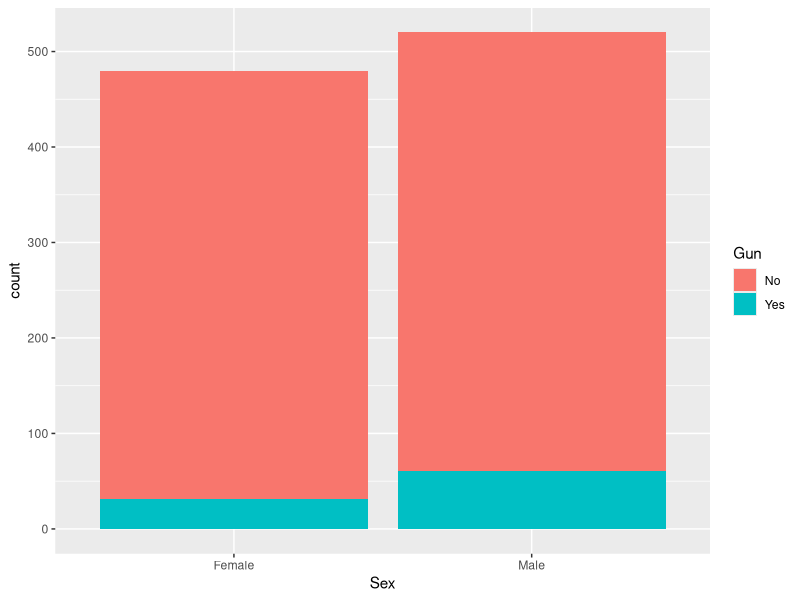
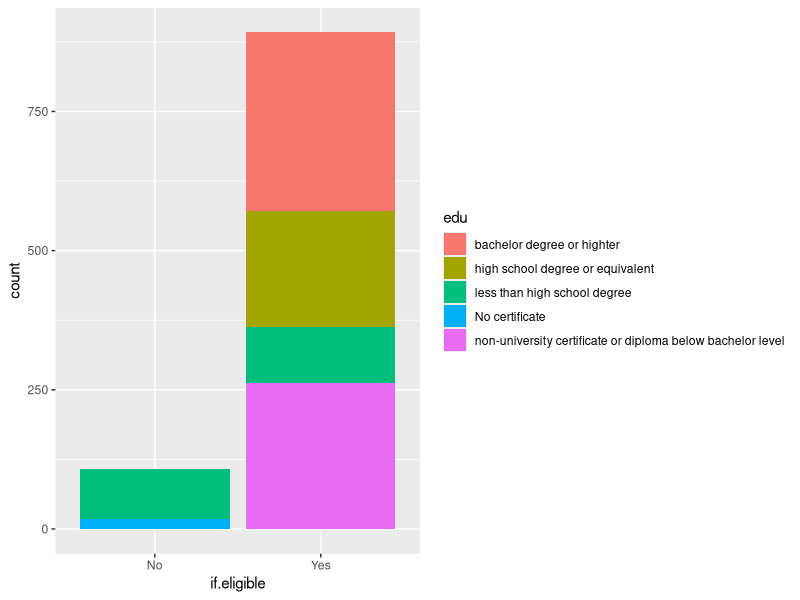
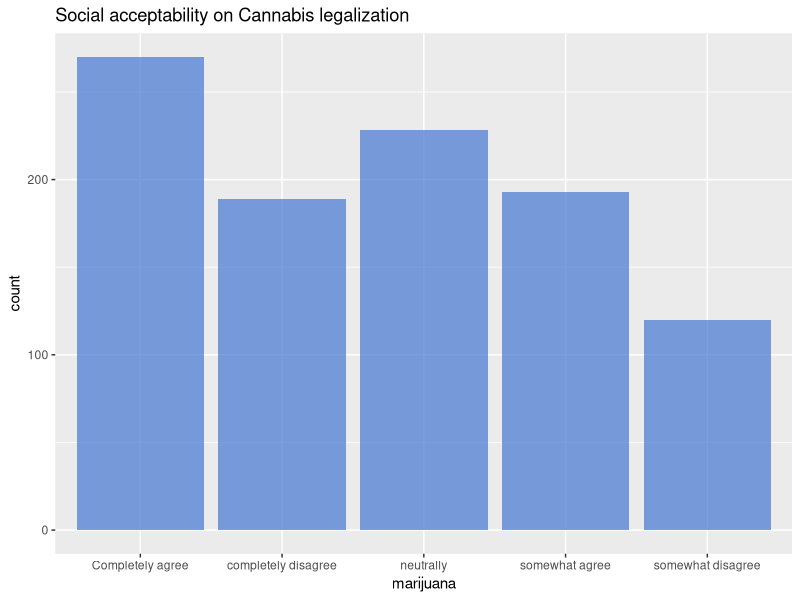
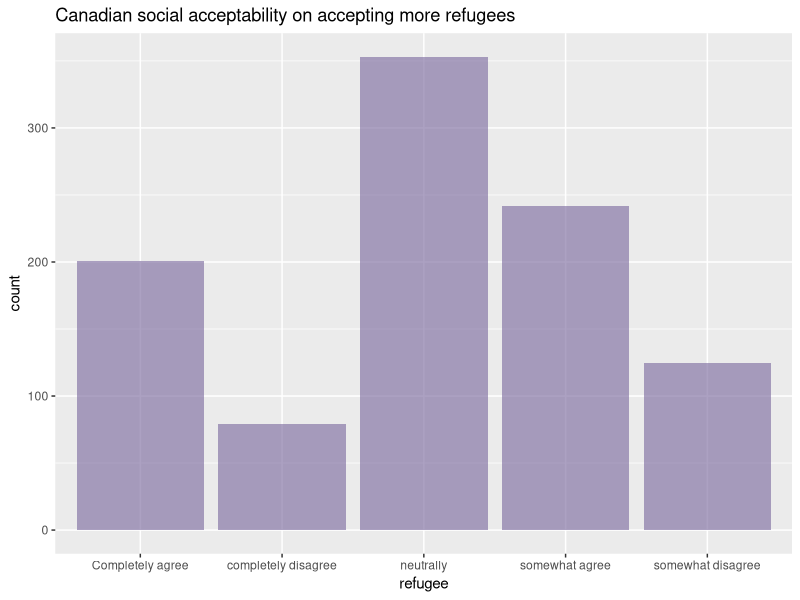

Generate these figures, in order, with R:
## ---- chunk 1
knitr::opts_chunk$set(echo = TRUE)
#install.packages("tidyverse")
library(tidyverse)
library(ggplot2)
## ---- chunk 2
set.seed(123456)
#Are you eligible and registered to vote at your current address you living at?(Yes=1/No=1)
if.eligible <- rbernoulli(1000, p = 0.9) 
if.eligible <- ifelse(if.eligible == TRUE, 'Yes','No')
## ---- chunk 3
#Q2 What is your gender?
Sex <- rbernoulli(1000, p = 0.5) 
Sex <- ifelse(Sex == TRUE, 'Male','Female')
## ---- chunk 4
#Q3 What is the highest level of education you have completed?
#https://www12.statcan.gc.ca/census-recensement/2016/dp-pd/hlt-fst/edu-sco/Table.cfm?Lang=E&T=11&Geo=00&SP=1&view=2&age=2&sex=1
edu <- c("No certificate","less than high school degree", "high school degree or equivalent", "non-university certificate or diploma below bachelor level", "bachelor degree or highter")
data <- data.frame(if.eligible)
data$edu <- NA
num.yes <- nrow(data[data$if.eligible == 'Yes',])
num.no <- nrow(data[data$if.eligible == 'No',])

edu.yes <- sample(edu, num.yes, replace = TRUE, prob = c(0,0.104, 0.245, 0.306, 0.345))
edu.no <- sample(edu, num.no, replace = TRUE, prob = c(0.19,0.81, 0, 0, 0))
data[data$if.eligible == 'Yes', "edu"] <- edu.yes
data[data$if.eligible == 'No', "edu"] <- edu.no
## ---- chunk 5
# Q3 Do you think marijuana legalization should be allowed?  Completely agree=1, somewhat agree=2,neutrally=3,somewhat disagree=4, completely disagree=5
# https://abacusdata.ca/canadians-are-ready-for-legal-cannabis/
marijuana <- c("Completely agree","somewhat agree", "neutrally", "somewhat disagree","completely disagree")
marijuana <-sample(marijuana,size=1000,prob=c(0.25,0.21,0.24,0.12,0.18),replace=TRUE)
## ---- chunk 6
#Q4 In general, what do you think about loosened the rules for refugee?(1-5)
#https://www.cicnews.com/2019/04/majority-of-canadians-maintain-positive-views-of-immigration-new-survey-finds-0412240.html#gs.i5mh19
refugee <- c("Completely agree","somewhat agree", "neutrally", "somewhat disagree","completely disagree")
refugee<-sample(refugee,size=1000,replace=TRUE,prob=c(0.2,0.25,0.35,0.12,0.08))
## ---- chunk 7
#Q5 Do you think everyone should be permitted to possess guns? Yes=1,No=0
data$Sex <- Sex
data$Gun <- NA
n.male <- nrow(data[data$Sex == 'Male',])
n.female <- nrow(data[data$Sex == 'Female',])

Gun <- c("Yes", "No")
Gun_data_male <- sample(Gun, n.male, replace = TRUE, prob = c(0.1, 0.9))
Gun_data_female <- sample(Gun, n.female, replace = TRUE, prob = c(0.05, 0.95))
data[data$Sex == 'Male', "Gun"] <- Gun_data_male
data[data$Sex == 'Female', "Gun"] <- Gun_data_female

ggplot(data, aes(x = Sex, fill = Gun)) + geom_bar()
## ---- chunk 8
#Q6 Do you agree with environmental safety is one of the priorities to Canada? 1-5
Env <- c("Completely agree", "Somewhat agree", "Neutral", "Somewhat disagree", "Compeletely disagree")
Env_data <- sample(Env, 1000, replace = TRUE, prob = c(0.6, 0.2, 0.1, 0.05, 0.05))
## ---- chunk 9
#Q7 Which party are you going to vote on Election Day? 1- Liberal 2-New Democratic Party 3-People's party 4-Green 5-Conservative
party = c("Liberal Party", "NDP-New Democratic Party", "People's Party", "Green Party", "Conservative Party")
# simulate the choice of vote using numerical value
#data1$party_num = sample(1:5,size=1000,replace=TRUE, prob = c(0.415, 0.168, 0.016,0.062, 0.332))
# simulate the choice of vote using string
data$party_name = sample(party, size = 1000, replace=TRUE, prob = c(0.415, 0.168, 0.016,0.062, 0.332))
## ---- chunk 10
data$marijuana <- marijuana
data$refugee <- refugee
ggplot(data, aes(x = if.eligible,fill=edu)) + geom_bar()
ggplot(data, aes(marijuana)) +
  geom_bar(fill = "#4073D1AF") + ggtitle("Social acceptability on Cannabis legalization") 
ggplot(data, aes(refugee)) +
  geom_bar(fill = "#8473A4AB") + ggtitle("Canadian social acceptability on accepting more refugees")  
